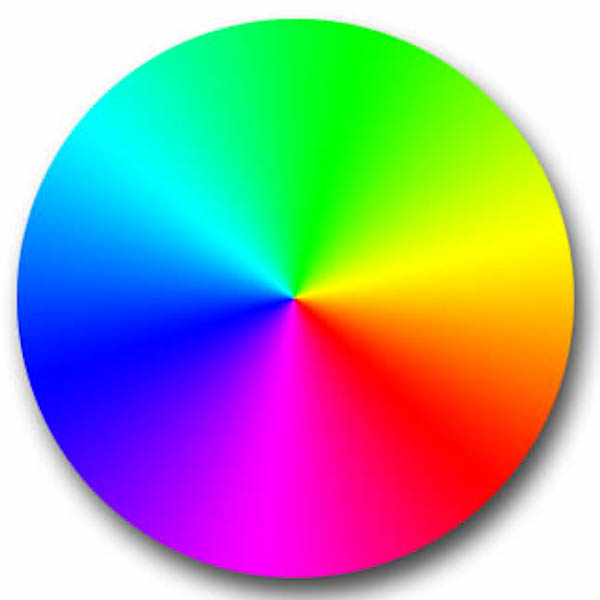
#> input picture colorwheel.jpeg, 600 x 600 px
$ python plot.py
#> lines starting #> are read from the running program, lines starting #| are printed output that depends on the picture; after the words box and inside, x2 and y2 are one past the last pixel; in counts of white or black regions, pixels touching at a corner belong together
from __future__ import division
from PIL import Image
from numpy import *
import sys

# Vars
scale = 100
size = (600, 600)
origin = (300, 300)

# Function
expression = raw_input("f(z) = ")
def function(z):
	return eval(expression)

# In-fill functions

def stripe(x, y):
	val = x + y*size[0]
	if mod(val, size[0]/5 + 0.2) < size[0]/10:
		return (0, 0, 100)
	else:
		return (255, 255, 255)

def solid_black(x, y):
	return (0, 0, 0)

# Getting Color Map
color_map_name = raw_input("Color Map: ")
#> the answer given: colorwheel.jpeg
color_map = Image.open(color_map_name)
#> color_map is the input picture: PIL image 600x600 RGB; mean R, G, B 159.2, 163.3, 162
map_pixels = color_map.load()

# Making Image
output = Image.new("RGB", size, "black")
#> output: PIL image 600x600 RGB; every value is 0
output_pixels = output.load()

for x in range(size[0]):
	for y in range(size[1]):
		try:
			val = function( (x-origin[0])/scale + (y-origin[1])*1j/scale )
		except:
			output_pixels[x, y] = (255, 255, 255)
			break
		try:
			output_pixels[x, y] = map_pixels[ val.real*scale + origin[0], val.imag*scale + origin[1] ]
		except:
			output_pixels[x, y] = solid_black(x, y)
output.show()
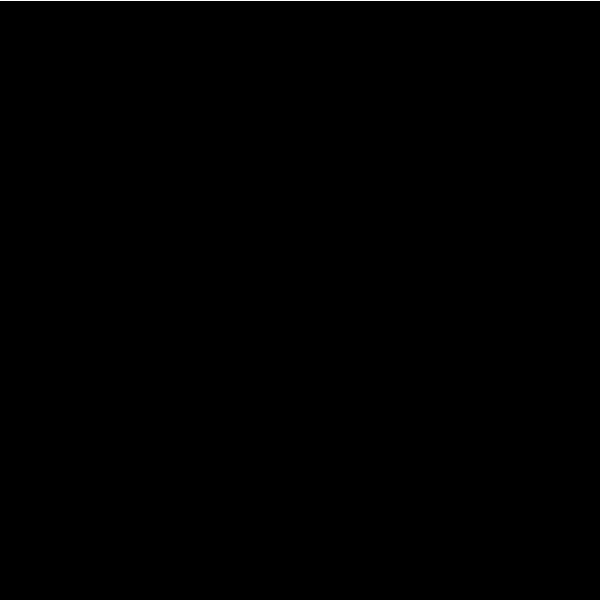
#> shown: PIL image 600x600 RGB; 0.17% white in thin lines or dots, all inside (x1, y1, x2, y2) = (0, 0, 600, 1)
